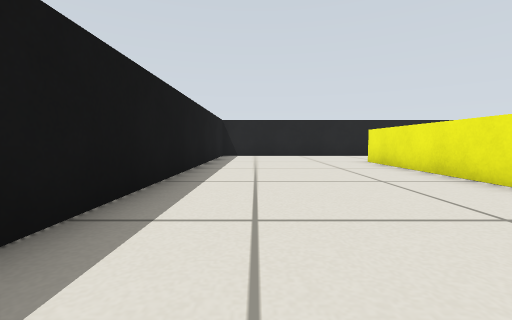
[1] (above)

21 first-person views from a walk through a robot-simulator world made for Gazebo. The camera is 0.31 m above the floor, tilts 4° down and sees 90° across. The floor is counted in squares, 0.5 m on a side. Each view is taken from the middle of a square. On the plan, view 1 faces up. The plan holds only what a view shows up to about 9 squares ahead; the rest is blank.

[2]
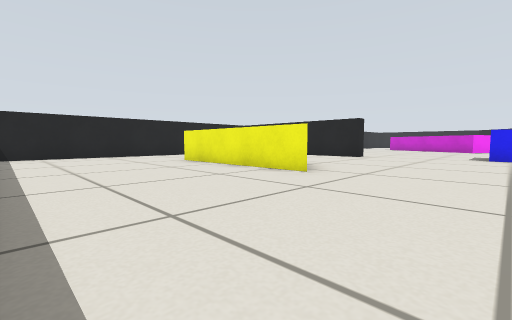

[3]
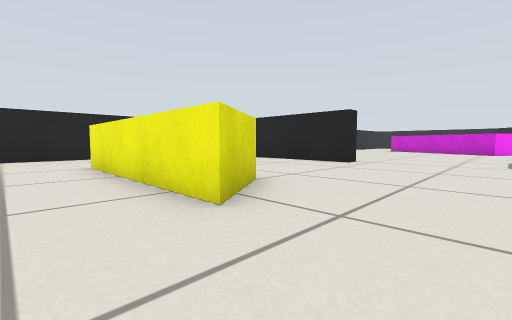

[4]
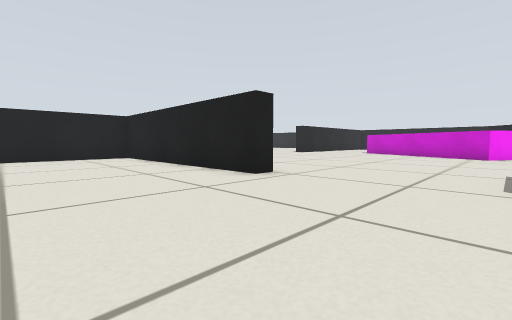

[5]
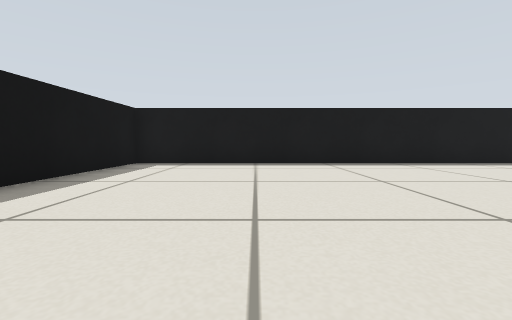

[6]
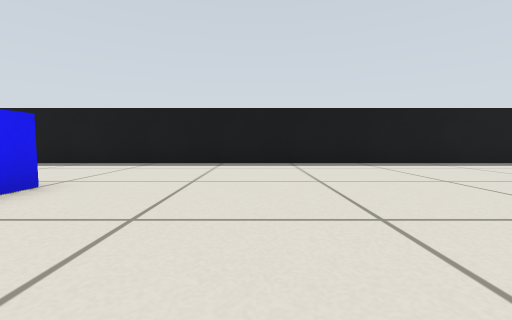

[7]
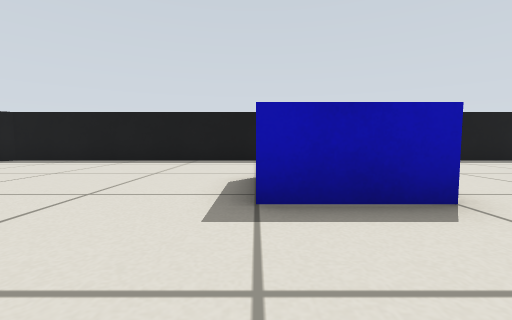

[8]
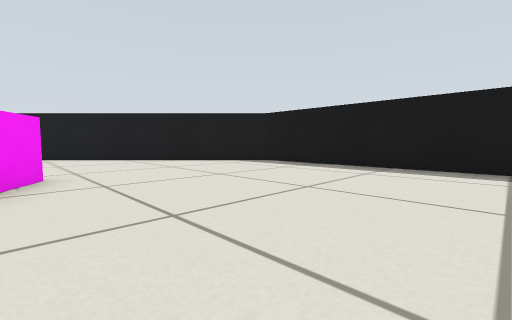

[9]
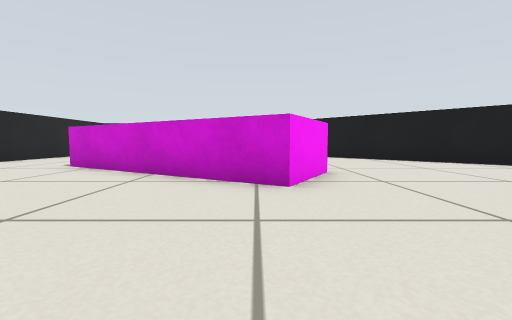

[10]
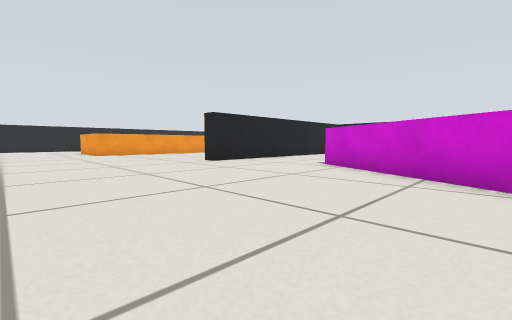

[11]
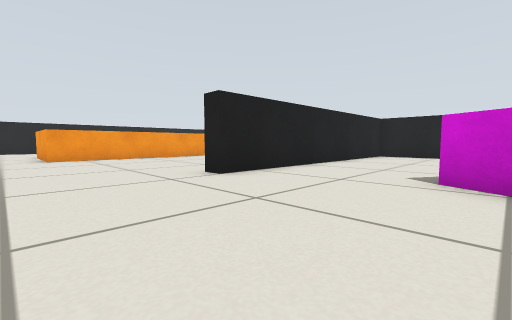

[12]
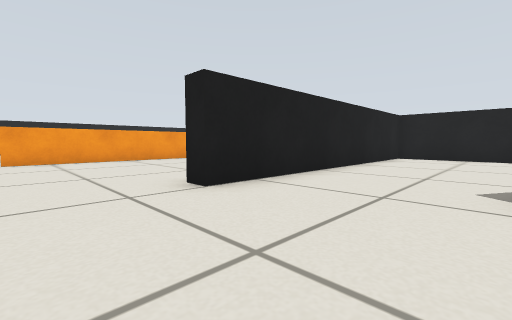

[13]
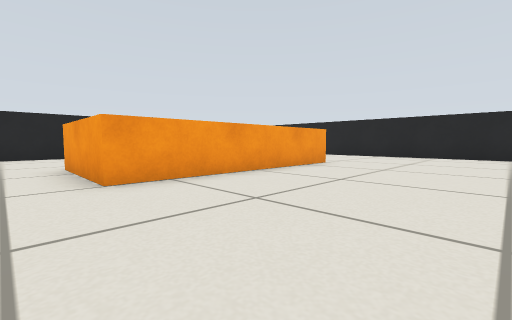

[14]
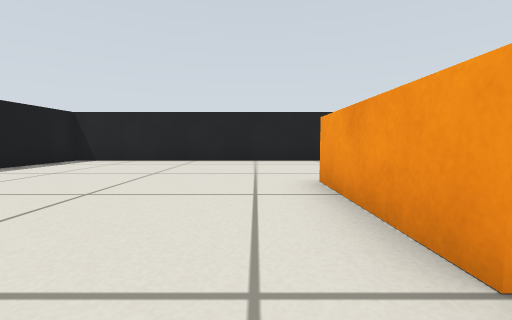

[15]
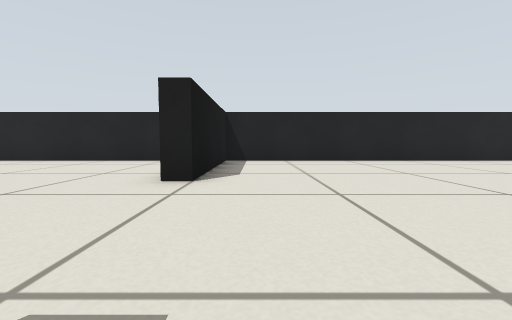

[16]
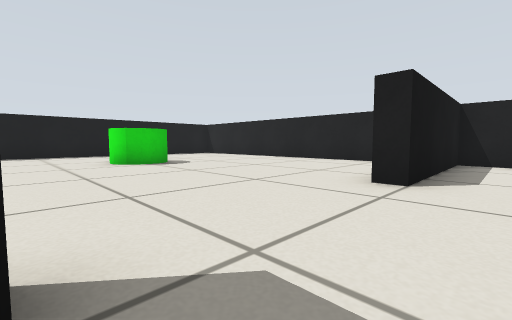

[17]
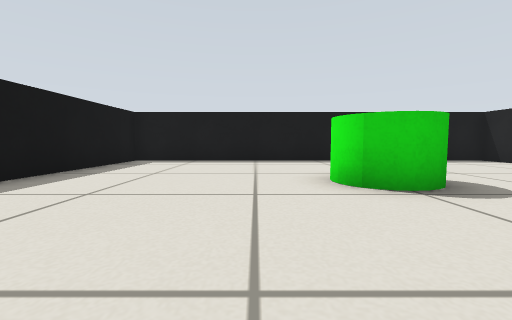

[18]
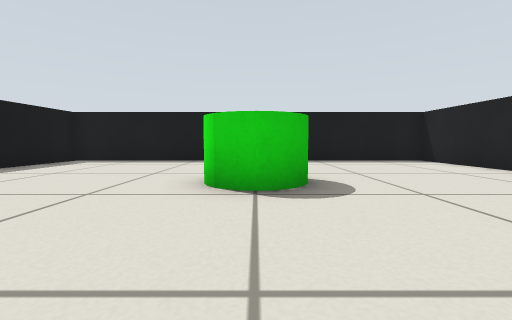

[19]
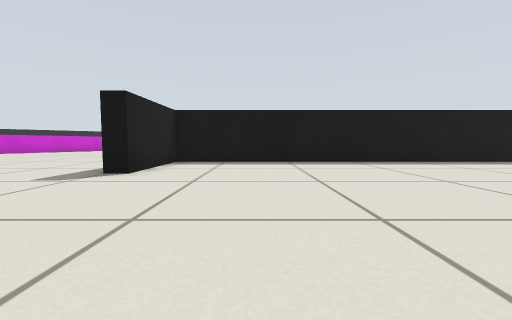

[20]
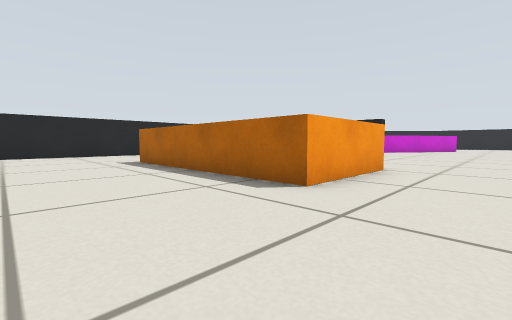

[21]
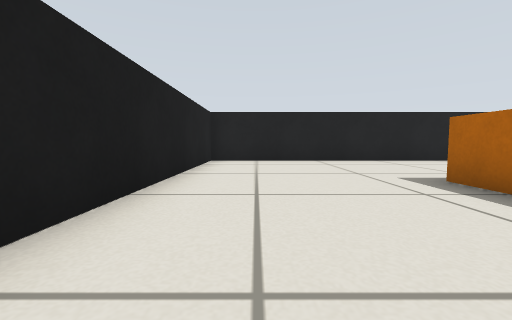

### Floor plan
Points are (right, up) in squares from view 1. A wall is a line through its corners. A room is listed if a view was taken in it or the views show most of it. See-through windows are left out.
Room 1 (views 1, 2, 3, 4, 5, 6, 7, 8, 9, 10, 11, 12, 13, 14, 15, 16, 17, 18, 19, 20, 21)
walls: (8.4, 11.5) (6, 11.5); (10.1, 4.5) (9.5, 4.5) (9.5, 10.4); (4.4, 11.5) (2, 11.5); (5, 4) (3.5, 3) (3.5, 8); (10, -1.5) (10, 0.5) (12, 0.5); (19.3, 0.5) (17.5, 1.5) (20.5, 6.7); (0.4, 11.5) (-1, 11.5); (23.1, 16) (17, 16) (17, 19) (23, 19); (-1.5, 9.1) (-1.5, -5.5) (20, -5.5) (25.6, 0); (26.9, 10) (19, 10) (19, 10.5); (7.9, 23.5) (-1.5, 23.5) (-1.5, 12) (9.5, 12) (9.5, 15) (10, 15); (27.5, 6.9) (27.5, 9.4); (27.5, 11.9) (27.5, 13.4); (27.5, 15.5) (27.5, 23.5) (10, 23.5) (10, 19) (9.5, 19)

Where each view was taken, in squares from view 1:
view 1: 0 up, 0 right, facing up
view 2: 0 up, 1 left, facing up-right
view 3: 1 up, 2 right, facing up-right
view 4: 1 up, 6 right, facing up-right
view 5: 2 down, 6 right, facing left
view 6: 2 up, 7 right, facing down
view 7: 3 up, 12 right, facing down
view 8: 1 up, 14 right, facing down-right
view 9: 2 up, 14 right, facing right
view 10: 3 up, 14 right, facing up-right
view 11: 6 up, 16 right, facing up-right
view 12: 7 up, 17 right, facing up-right
view 13: 12 up, 16 right, facing up-right
view 14: 15 up, 16 right, facing up
view 15: 15 up, 11 right, facing up
view 16: 15 up, 11 right, facing up-left
view 17: 16 up, 7 right, facing left
view 18: 18 up, 7 right, facing left
view 19: 20 up, 7 right, facing down
view 20: 22 up, 15 right, facing down-right
view 21: 22 up, 19 right, facing right
